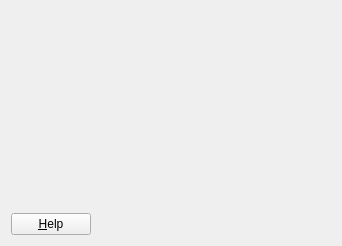
<ui version="4.0" >
 <class>ActionConfigBase</class>
 <widget class="QWidget" name="ActionConfigBase" >
  <property name="geometry" >
   <rect>
    <x>0</x>
    <y>0</y>
    <width>342</width>
    <height>246</height>
   </rect>
  </property>
  <property name="windowTitle" >
   <string>Form1</string>
  </property>
  <layout class="QGridLayout" >
   <property name="margin" >
    <number>11</number>
   </property>
   <property name="spacing" >
    <number>6</number>
   </property>
   <item row="0" column="0" colspan="2" >
    <widget class="ListView" native="1" name="lstEvent" />
   </item>
   <item row="1" column="1" >
    <spacer>
     <property name="orientation" >
      <enum>Qt::Horizontal</enum>
     </property>
     <property name="sizeType" >
      <enum>QSizePolicy::Expanding</enum>
     </property>
     <property name="sizeHint" >
      <size>
       <width>20</width>
       <height>20</height>
      </size>
     </property>
    </spacer>
   </item>
   <item row="1" column="0" >
    <widget class="QPushButton" name="btnHelp" >
     <property name="text" >
      <string>&amp;Help</string>
     </property>
     <property name="shortcut" >
      <number>4144</number>
     </property>
    </widget>
   </item>
  </layout>
 </widget>
 <customwidgets>
  <customwidget>
   <class>ListView</class>
   <extends>QWidget</extends>
   <header>listview.h</header>
  </customwidget>
 </customwidgets>
 <resources/>
 <connections/>
</ui>
